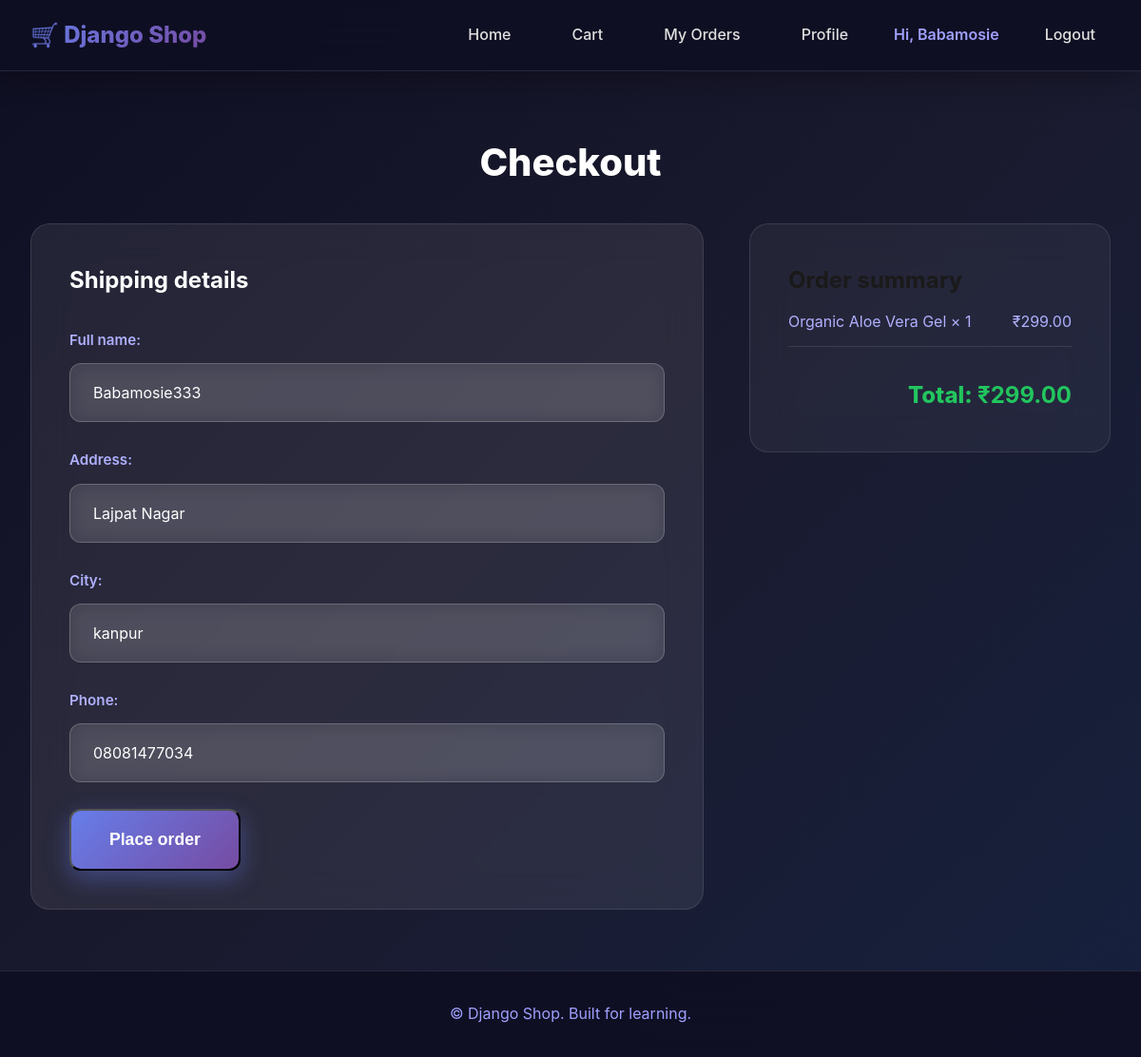
Screenshot of /orders/checkout/ (signed in) with the database file from the repository.
### accounts/models.py (models this page shows, shortened)
class Profile(models.Model):
    user = models.OneToOneField(User, on_delete=models.CASCADE)
    full_name = models.CharField(max_length=200, blank=True)
    address = models.TextField(max_length=255, blank=True)
    city = models.CharField(max_length=100, blank=True)
    phone=models.CharField(max_length=20, blank=True)

### cart/models.py (models this page shows, shortened)
class CartItem(models.Model):
    cart = models.ForeignKey(Cart, related_name="items", on_delete=models.CASCADE)
    product = models.ForeignKey(Product, on_delete=models.CASCADE)
    quantity = models.PositiveIntegerField(default=1)
    class Meta:
        unique_together = ("cart", "product")
    @property
    def subtotal(self):
        return self.product.price * self.quantity

class Cart(models.Model):
    user = models.ForeignKey(User, on_delete=models.CASCADE, blank=True, null=True)
    session_key = models.CharField(max_length=40, blank=True, null=True)
    created_at = models.DateTimeField(auto_now_add=True)
    @property
    def total(self):
        return sum(item.subtotal for item in self.items.all())

### products/models.py (models this page shows, shortened)
class Product(models.Model):
    category = models.ForeignKey(Category, on_delete=models.CASCADE, related_name="products")
    name = models.CharField(max_length=200)
    slug = models.SlugField(max_length=220, unique=True, blank=True)
    short_description = models.CharField(max_length=255, blank=True)
    description = models.TextField(blank=True)
    price = models.DecimalField(max_digits=10, decimal_places=2)
    old_price = models.DecimalField(max_digits=10, decimal_places=2, blank=True, null=True)
    stock = models.PositiveIntegerField(default=0)
    image = models.ImageField(upload_to="products/", blank=True, null=True)
    is_active = models.BooleanField(default=True)
    created_at = models.DateTimeField(auto_now_add=True)
    class Meta:
        ordering = ["-created_at"]

### orders/views.py (the view)
# urls.py: path("checkout/", views.checkout, name="checkout"),
@login_required
def checkout(request):
    cart = get_cart(request)
    if not cart.items.exists():
        messages.error(request, "Your cart is empty.")
        return redirect("products:product_list")
    profile, created = Profile.objects.get_or_create(user=request.user)
    if request.method == "POST":
        form = CheckoutForm(request.POST)
        if form.is_valid():
            order = form.save(commit=False)
            order.user = request.user
            order.paid = False         # later connect real payment
            order.payment_method = "stripe"  # later connect real payment
            order.save()
            profile.full_name = order.full_name
            profile.address = order.address
            profile.city = order.city
            profile.phone = order.phone
            profile.save()
            line_items = []
            for item in cart.items.all():
                OrderItem.objects.create(
                    order=order,
                    product=item.product,
                    price=item.product.price,
                    quantity=item.quantity,
                )
                line_items.append({
                    'price_data': {
                        'currency': 'inr',
                        'product_data': {
                            'name': item.product.name,
                        },
                        'unit_amount': int(item.product.price * 100),
                    },
                    'quantity': item.quantity,
                })
            stripe.api_key = settings.STRIPE_SECRET_KEY
            checkout_session = stripe.checkout.Session.create(
                payment_method_types=["card"],mode="payment",
                line_items=line_items,
                success_url=settings.STRIPE_SUCCESS_URL + f"?session_id={{CHECKOUT_SESSION_ID}}",
                cancel_url=settings.STRIPE_CANCEL_URL,
                )
            order.payment_id = checkout_session.id
            order.save()
            return HttpResponseRedirect(checkout_session.url)
        else:
            initial = {
                "full_name": profile.full_name,
                "address": profile.address,
                "city": profile.city,
                "phone": profile.phone,
            }
            form = CheckoutForm(initial=initial)
            return render(request, "orders/checkout.html", {"cart": cart, "form": form})
    else:
        initial = {
            "full_name": profile.full_name,
            "address": profile.address,
            "city": profile.city,
            "phone": profile.phone,
        }
        form = CheckoutForm(initial=initial)
    return render(request, "orders/checkout.html", {"cart": cart, "form": form})

### orders/forms.py
class CheckoutForm(forms.ModelForm):
    class Meta:
        model = Order
        fields = ["full_name", "address", "city", "phone"]

### cart/utils.py (called while the page is built)
def get_cart(request):
    if request.user.is_authenticated:
        cart, created = Cart.objects.get_or_create(user=request.user)
        return cart
    if not request.session.session_key:
        request.session.create()
    session_key = request.session.session_key
    cart, created = Cart.objects.get_or_create(session_key=session_key)
    return cart

### templates/orders/checkout.html (shortened to what this page needs)
{% extends "base.html" %}
{% block content %}
<section class="checkout-page">
  <h1>Checkout</h1>
  <div class="checkout-layout">
    <div class="checkout-form">
      <h2>Shipping details</h2>
      <form method="post">
        {% for field in form %}
          <div class="form-field">
            {{ field.label_tag }} {{ field }}
          </div>
        {% endfor %}
        <button type="submit" class="btn-primary btn-large">Place order</button>
      </form>
    </div>
    <aside class="checkout-summary">
      <h2>Order summary</h2>
      <ul>
        {% for item in cart.items.all %}
          <li>
            {{ item.product.name }} × {{ item.quantity }}
            <span>₹{{ item.subtotal }}</span>
          </li>
        {% endfor %}
      </ul>
      <p class="summary-total">
        Total: <strong>₹{{ cart.total }}</strong>
      </p>
    </aside>
  </div>
</section>
{% endblock %}

### templates/base.html (shortened to what this page needs)
{% load static %}
<!DOCTYPE html>
<html lang="en">
  <head>
    <link rel="stylesheet" href="{% static 'css/style.css' %}">
  </head>
  <body>
    <header class="navbar">
      <div class="nav-logo">🛒 Django Shop</div>
     <nav class="nav-links">
  <a href="/">Home</a>
  <a href="/cart/">Cart</a>
  {% if user.is_authenticated %}
    <a href="{% url 'orders:my_orders' %}">My Orders</a>
    <a href="{% url 'accounts:profile' %}">Profile</a>
    <span class="nav-username">Hi, {{ user.username }}</span>
    <a href="{% url 'accounts:logout' %}">Logout</a>
  {% else %}
    <a href="{% url 'accounts:login' %}">Login</a>
    <a href="{% url 'accounts:register' %}">Sign up</a>
  {% endif %}
</nav>
    </header>
    <main class="page">
      {% block content %}{% endblock %}
    </main>
    <footer class="footer">
      <p>&copy; {{ now|date:"Y" }} Django Shop. Built for learning.</p>
    </footer>
  </body>
</html>

### static/css/style.css (style rules this page uses)
* { margin: 0; padding: 0; box-sizing: border-box; }
body { font-family: 'Inter', -apple-system, BlinkMacSystemFont, 'Segoe UI', Roboto, sans-serif; line-height: 1.6; color: #1a1a1a; background: linear-gradient(135deg, #0f0f23 0%, #1a1a2e 50%, #16213e 100%); min-height: 100vh; }
.navbar { background: rgba(15, 15, 35, 0.95); backdrop-filter: blur(20px); border-bottom: 1px solid rgba(255, 255, 255, 0.1); padding: 1rem 2rem; display: flex; justify-content: space-between; align-items: center; position: sticky; top: 0; z-index: 1000; box-shadow: 0 8px 32px rgba(0, 0, 0, 0.3); }
.nav-logo { font-size: 1.5rem; font-weight: 800; background: linear-gradient(135deg, #667eea 0%, #764ba2 100%); -webkit-background-clip: text; -webkit-text-fill-color: transparent; background-clip: text; }
.nav-links { display: flex; align-items: center; gap: 2rem; }
.nav-links a { color: #e0e0e0; text-decoration: none; font-weight: 500; padding: 0.5rem 1rem; border-radius: 8px; transition: all 0.3s cubic-bezier(0.4, 0, 0.2, 1); position: relative; }
.nav-username { color: #a0a0ff; font-weight: 600; }
.btn-primary { display: inline-block; background: linear-gradient(135deg, #667eea 0%, #764ba2 100%); color: white; padding: 1rem 2rem; text-decoration: none; border-radius: 12px; font-weight: 600; transition: all 0.3s cubic-bezier(0.4, 0, 0.2, 1); position: relative; overflow: hidden; box-shadow: 0 8px 25px rgba(102, 126, 234, 0.4); }
.btn-primary::before { content: ''; position: absolute; top: 0; left: -100%; width: 100%; height: 100%; background: linear-gradient(90deg, transparent, rgba(255,255,255,0.3), transparent); transition: left 0.5s; }
.footer { background: rgba(15, 15, 35, 0.9); backdrop-filter: blur(20px); text-align: center; padding: 2rem; color: #a0a0ff; border-top: 1px solid rgba(255, 255, 255, 0.1); }
.form-field { margin-bottom: 1.75rem; position: relative; }
.form-field label { display: block; color: #b0b0ff; font-weight: 600; margin-bottom: 0.75rem; font-size: 0.95rem; }
.form-field input { width: 100%; padding: 1.25rem 1.5rem; background: rgba(255, 255, 255, 0.1); backdrop-filter: blur(10px); border: 1px solid rgba(255, 255, 255, 0.2); border-radius: 12px; color: #fff; font-size: 1rem; font-family: inherit; transition: all 0.3s cubic-bezier(0.4, 0, 0.2, 1); }
.form-field input::placeholder { color: #a0a0ff; }
.cart-page, .orders-page, .checkout-page, .product-page { max-width: 1400px; margin: 0 auto; padding: 4rem 2rem; }
.cart-page h1, .orders-page h1, .checkout-page h1, .product-page h1 { color: #fff; font-size: 2.5rem; font-weight: 800; margin-bottom: 2rem; text-align: center; }
.cart-layout, .checkout-layout { display: grid; grid-template-columns: 1fr 380px; gap: 3rem; align-items: start; }
.checkout-form { background: rgba(255, 255, 255, 0.08); backdrop-filter: blur(20px); border-radius: 20px; padding: 2.5rem; border: 1px solid rgba(255, 255, 255, 0.1); }
.checkout-form h2 { color: #fff; margin-bottom: 2rem; font-size: 1.5rem; font-weight: 700; }
.checkout-summary { background: rgba(255, 255, 255, 0.05); backdrop-filter: blur(20px); border-radius: 20px; padding: 2.5rem; border: 1px solid rgba(255, 255, 255, 0.1); }
.checkout-summary ul { list-style: none; margin-bottom: 2rem; }
.checkout-summary li { display: flex; justify-content: space-between; color: #b0b0ff; padding: 0.75rem 0; border-bottom: 1px solid rgba(255, 255, 255, 0.1); }
.summary-total { font-size: 1.5rem; font-weight: 800; color: #22c55e; text-align: right; }
.btn-large { padding: 1.25rem 2.5rem; font-size: 1.1rem; }

### rows the page displays
Profile: form "Babamosie333" "Lajpat Nagar" "kanpur" "08081477034"
CartItem: product.name "Organic Aloe Vera Gel", quantity "1", subtotal "299.00"
Cart: total "299.00"

### other values shown
{{ user.username }} "Babamosie"
{{ field.label_tag }} "Full name:" "Address:" "City:" "Phone:"
